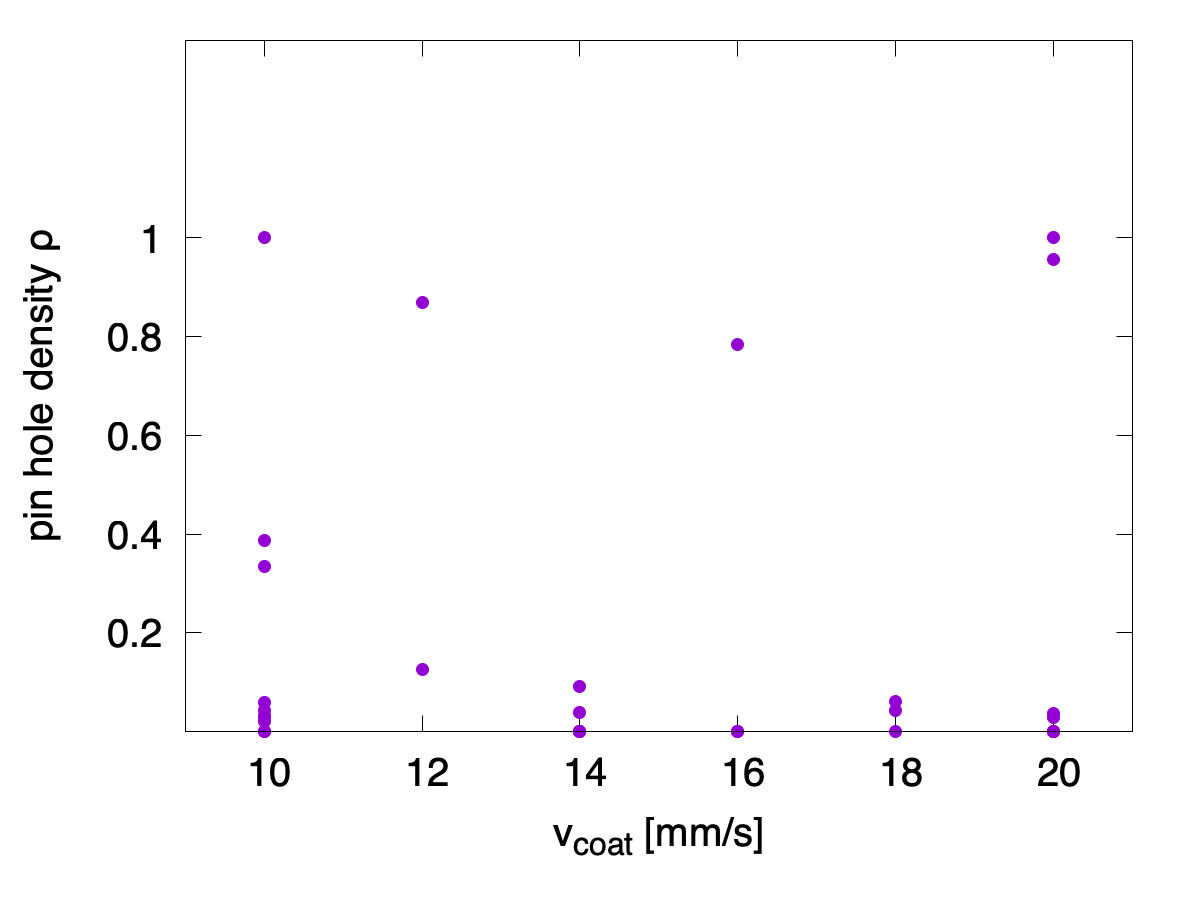

Reproduce this figure in gnuplot.
#!/usr/bin/gnuplot 

set term pngcairo size 1200, 900 font ",30"
set out "phd-vcoat.png"
#set term svg
#set out "phd-tcal.svg"
#filename="../../db_final.sorted.tsv"
filename="../../db_final.tsv"
filename="../../gen.tsv"
filename="../../db_final.gen.tsv"
width=2
set xlabel "v_{coat} [mm/s]"
set ylabel "pin hole density {/Symbol r}"
set xrange [9:21]
set yrange [0:1.4]
set xtics 10,2
set ytics 0.2,0.2,1


set key font ",30"
plot filename u 10:5 pt 7 ps width notitle

#pause -1
